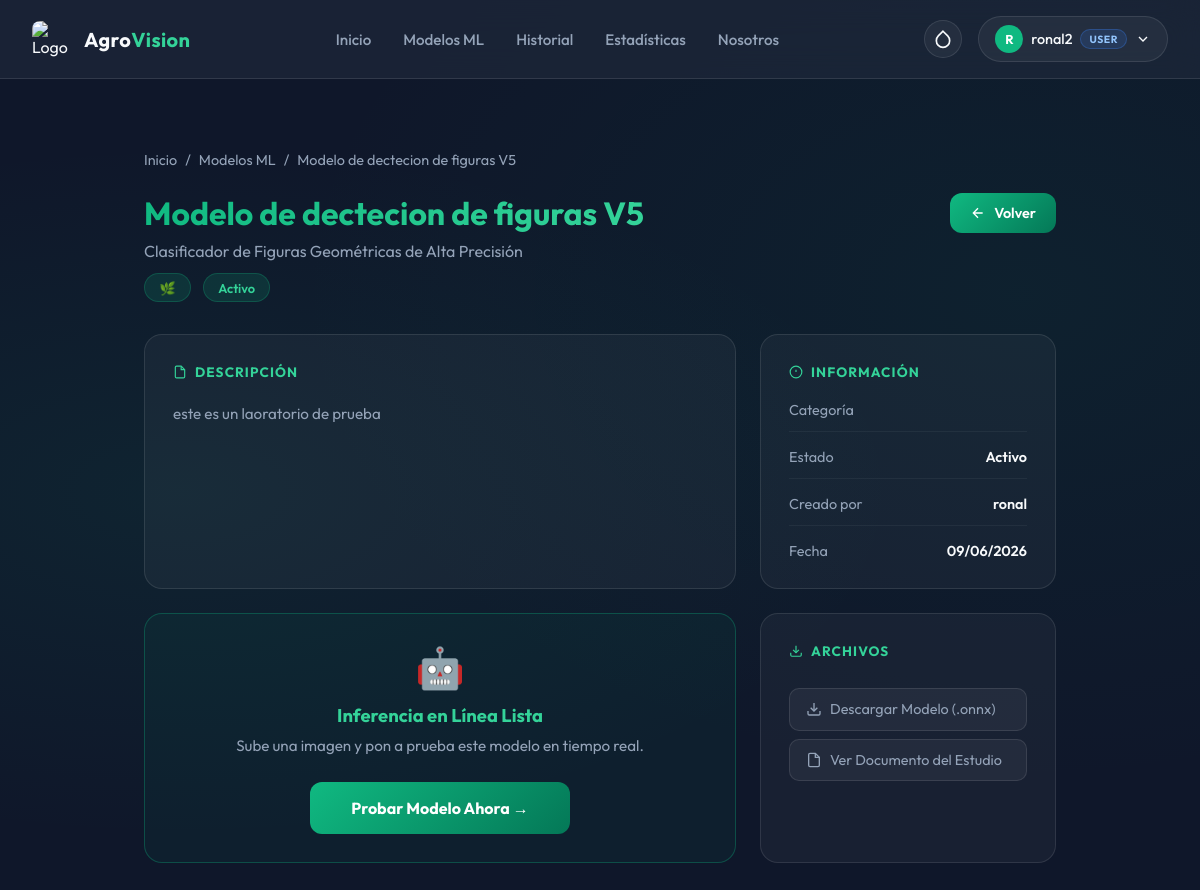
Screenshot of /modelos/19/ (signed in) with the database file from the repository.
### app/models.py (models this page shows, shortened)
class ModeloML(models.Model):
    ESTADO_CHOICES = [
        ('activo', 'Activo'),
        ('inactivo', 'Inactivo'),
        ('entrenamiento', 'En Entrenamiento'),
    ]
    nombre = models.CharField(max_length=255)
    nombre_estudio = models.CharField(max_length=255, verbose_name='Nombre del Estudio')
    descripcion = models.TextField()
    categoria = models.CharField(max_length=100)
    estado = models.CharField(max_length=20, choices=ESTADO_CHOICES, default='activo')
    archivo_modelo = models.FileField(
        upload_to='modelos_ml/',
        verbose_name='Archivo del Modelo (.onnx)',
        help_text='Sube el archivo de tu modelo entrenado (formato aceptado: .onnx)'
    )
    documento_estudio = models.FileField(
        upload_to='estudios_pdf/',
        verbose_name='Documento del Estudio (PDF)',
        blank=True,
        null=True,
        help_text='Documento PDF con la investigación o estudio relacionado'
    )
    precision = models.DecimalField(
        max_digits=5,
        decimal_places=2,
        blank=True,
        null=True,
        verbose_name='Precisión (%)',
        help_text='Precisión del modelo en porcentaje (ej: 95.87)'
    )
    img_width = models.IntegerField(
        default=28,
        verbose_name='Ancho de Entrada (px)',
        help_text='Ancho esperado de la imagen por el modelo ONNX (ej: 28, 224).'
    )
    img_height = models.IntegerField(
        default=28,
        verbose_name='Alto de Entrada (px)',
        help_text='Alto esperado de la imagen por el modelo ONNX (ej: 28, 224).'
    )
    es_rgb = models.BooleanField(
        default=False,
        verbose_name='¿Es RGB (A color)?',
        help_text='Marca esta opción si el modelo fue entrenado con imágenes a color. Déjalo vacío si es en escala de grises.'
    )
    invertir_colores = models.BooleanField(
        default=False,
        verbose_name='¿Invertir Colores?',
        help_text='Ideal para modelos como MNIST que esperan trazos blancos sobre fondo negro.'
    )
    nombres_clases = models.TextField(
        blank=True,
        null=True,
        verbose_name='Nombres de las Clases',
        help_text='Nombres separados por comas. Ej: "Manzana Sana,Manzana Enferma". Convierte el resultado numérico en texto legible.'
    )
    usuario = models.ForeignKey(User, on_delete=models.CASCADE, related_name='modelos_ml')
    fecha_creacion = models.DateTimeField(auto_now_add=True)
    fecha_actualizacion = models.DateTimeField(auto_now=True)
    class Meta:
        ordering = ['-fecha_creacion']
        verbose_name = 'Modelo ML'
        verbose_name_plural = 'Modelos ML'

### app/views.py (the view)
# urls.py: path('modelos/<int:pk>/', views.modelo_detalle, name='modelo_detalle'),
@login_required(login_url='index')
def modelo_detalle(request, pk):
    from app.models import ModeloML
    modelo = get_object_or_404(ModeloML, pk=pk)
    return render(request, 'modelo_detalle.html', {
        'modelo': modelo,
        'es_admin': es_admin(request.user),
    })

### app/models.py (called while the page is built)
    def es_admin(self):
        return self.rol == 'admin' or self.user.is_superuser

### app/views.py (called while the page is built)
def es_admin(user):
    try:
        return user.profile.es_admin()
    except Exception:
        return user.is_superuser

### app/templates/modelo_detalle.html (shortened to what this page needs)
{% extends "base.html" %}
{% block content %}
<div class="detalle-container">
    <div class="breadcrumb">
        <a href="{% url 'dashboard' %}">Inicio</a>
        <span>/</span>
        <a href="{% url 'modelos_lista' %}">Modelos ML</a>
        <span>/</span>
        <span>{{ modelo.nombre }}</span>
    </div>
    <div class="detalle-header">
        <div class="detalle-title">
            <h1><span>{{ modelo.nombre }}</span></h1>
            <p>{{ modelo.nombre_estudio }}</p>
            <div class="badge-row">
                <span class="badge badge-cat">🌿 {{ modelo.get_categoria_display }}</span>
                <span class="badge badge-{{ modelo.estado }}">{{ modelo.get_estado_display }}</span>
            </div>
        </div>
        <div class="header-actions">
            <a href="{% url 'modelos_lista' %}" class="btn-volver">
                <svg width="16" height="16" viewBox="0 0 24 24" fill="none" stroke="currentColor" stroke-width="2"><path d="M19 12H5M12 19l-7-7 7-7"/></svg>
                Volver
            </a>
        </div>
    </div>
    <div class="detalle-grid">
        <div class="glass-card">
            <h3>
                <svg width="14" height="14" viewBox="0 0 24 24" fill="none" stroke="currentColor" stroke-width="2"><path d="M14 2H6a2 2 0 0 0-2 2v16a2 2 0 0 0 2 2h12a2 2 0 0 0 2-2V8z"/><polyline points="14 2 14 8 20 8"/></svg>
                Descripción
            </h3>
            <p class="descripcion">{{ modelo.descripcion }}</p>
        </div>
        <div class="glass-card">
            <h3>
                <svg width="14" height="14" viewBox="0 0 24 24" fill="none" stroke="currentColor" stroke-width="2"><circle cx="12" cy="12" r="10"/><line x1="12" y1="8" x2="12" y2="12"/><line x1="12" y1="16" x2="12.01" y2="16"/></svg>
                Información
            </h3>
            <div class="meta-list">
                <div class="meta-item">
                    <span class="meta-label">Categoría</span>
                </div>
                <div class="meta-item">
                    <span class="meta-label">Estado</span>
                    <span class="meta-value">{{ modelo.get_estado_display }}</span>
                </div>
                <div class="meta-item">
                    <span class="meta-label">Creado por</span>
                    <span class="meta-value">{{ modelo.usuario.get_full_name|default:modelo.usuario.username }}</span>
                </div>
                <div class="meta-item">
                    <span class="meta-label">Fecha</span>
                    <span class="meta-value">{{ modelo.fecha_creacion|date:"d/m/Y" }}</span>
                </div>
            </div>
        </div>
        {% if modelo.estado != 'inactivo' %}
        <div class="glass-card" style="border-color: rgba(16,185,129,0.3); background: rgba(16,185,129,0.05); justify-content: center; align-items: center; text-align: center;">
            <div style="font-size: 2.5rem; margin-bottom: 0.75rem;">🤖</div>
            <strong style="color: var(--theme-text-hl); font-size: 1.15rem; display: block; margin-bottom: 0.5rem;">Inferencia en Línea Lista</strong>
            <p style="color: var(--text-muted); font-size: 0.95rem; line-height: 1.5; margin-bottom: 1.5rem;">
                Sube una imagen y pon a prueba este modelo en tiempo real.
            </p>
            <a href="{% url 'modelo_ejecutar' modelo.pk %}" class="btn-ejecutar" style="max-width: 260px; margin: 0 auto;">
                Probar Modelo Ahora →
            </a>
        </div>
        {% endif %}
        <div class="glass-card">
            <h3>
                <svg width="14" height="14" viewBox="0 0 24 24" fill="none" stroke="currentColor" stroke-width="2"><path d="M21 15v4a2 2 0 0 1-2 2H5a2 2 0 0 1-2-2v-4"/><polyline points="7 10 12 15 17 10"/><line x1="12" y1="15" x2="12" y2="3"/></svg>
                Archivos
            </h3>
            {% if modelo.archivo_modelo %}
            <a href="{{ modelo.archivo_modelo.url }}" class="btn-descargar" download>
                <svg width="16" height="16" viewBox="0 0 24 24" fill="none" stroke="currentColor" stroke-width="2"><path d="M21 15v4a2 2 0 0 1-2 2H5a2 2 0 0 1-2-2v-4"/><polyline points="7 10 12 15 17 10"/><line x1="12" y1="15" x2="12" y2="3"/></svg>
                Descargar Modelo (.onnx)
            </a>
            {% endif %}
            {% if modelo.documento_estudio %}
            <a href="{{ modelo.documento_estudio.url }}" class="btn-descargar" target="_blank">
                <svg width="16" height="16" viewBox="0 0 24 24" fill="none" stroke="currentColor" stroke-width="2"><path d="M14 2H6a2 2 0 0 0-2 2v16a2 2 0 0 0 2 2h12a2 2 0 0 0 2-2V8z"/><polyline points="14 2 14 8 20 8"/></svg>
                Ver Documento del Estudio
            </a>
            {% else %}
            <p style="color: var(--text-muted); font-size: 0.85rem; margin-top: 0.5rem;">No se adjuntó documento de estudio.</p>
            {% endif %}
        </div>
    </div>
</div>
{% endblock %}

### app/templates/base.html (shortened to what this page needs)
<!DOCTYPE html>
<html lang="es">
<head>
</head>
<body x-data="{
    mobileMenuOpen: false,
    theme: localStorage.getItem('theme') || 'green',
    toggleTheme() {
        this.theme = this.theme === 'green' ? 'indigo' : 'green';
        localStorage.setItem('theme', this.theme);
        document.documentElement.setAttribute('data-theme', this.theme);
    }
}" x-init="document.documentElement.setAttribute('data-theme', theme)">
    <nav class="navbar">
        <div class="nav-container">
            <a href="{% url 'dashboard' %}" class="nav-brand">
                {% load static %}
                <img src="{% static 'img/agrovisio_logo.png' %}" alt="Logo ISER"
                    style="width:36px; height:36px; border-radius:8px; object-fit:cover;">
                <div class="brand-text">Agro<span>Vision</span></div>
            </a>
            <div class="nav-links">
                <a href="{% url 'dashboard' %}"
                    class="nav-link {% if request.resolver_match.url_name == 'dashboard' %}active{% endif %}">Inicio</a>
                <a href="{% url 'modelos_lista' %}"
                    class="nav-link {% if 'modelos' in request.resolver_match.url_name %}active{% endif %}">Modelos
                    ML</a>
                <a href="{% url 'historial_lista' %}"
                    class="nav-link {% if 'historial' in request.resolver_match.url_name %}active{% endif %}">Historial</a>
                <a href="{% url 'estadisticas' %}"
                    class="nav-link {% if request.resolver_match.url_name == 'estadisticas' %}active{% endif %}">Estadísticas</a>
                <a href="{% url 'nosotros' %}"
                    class="nav-link {% if request.resolver_match.url_name == 'nosotros' %}active{% endif %}">Nosotros</a>
            </div>
            <div style="display: flex; gap: 1rem; align-items: center;">
                <button @click="toggleTheme()" class="user-btn" title="Alternar Tema"
                    style="padding: 0.5rem; border-radius: 50%;">
                    <svg x-show="theme === 'green'" width="20" height="20" viewBox="0 0 24 24" fill="none"
                        stroke="currentColor" stroke-width="2">
                        <path d="M12 2.69l5.66 5.66a8 8 0 1 1-11.31 0z" />
                    </svg>
                </button>
                <div class="user-menu-container" x-data="{ open: false }">
                    <button @click="open = !open" @click.outside="open = false" class="user-btn">
                        <div class="user-avatar">
                            {{ user.first_name|default:user.username|make_list|first|upper }}
                        </div>
                        <span>{{ user.username }}</span>
                        {% if user.profile.rol == 'admin' or user.is_superuser %}
                        <span
                            style="background:rgba(245,158,11,0.2); border:1px solid rgba(245,158,11,0.4); color:#FCD34D; font-size:0.65rem; font-weight:700; padding:0.15rem 0.5rem; border-radius:999px; letter-spacing:0.05em;">ADMIN</span>
                        {% else %}
                        <span
                            style="background:rgba(59,130,246,0.15); border:1px solid rgba(59,130,246,0.3); color:#93C5FD; font-size:0.65rem; font-weight:700; padding:0.15rem 0.5rem; border-radius:999px; letter-spacing:0.05em;">USER</span>
                        {% endif %}
                        <svg width="16" height="16" viewBox="0 0 24 24" fill="none" stroke="currentColor"
                            stroke-width="2">
                            <path d="m6 9 6 6 6-6" />
                        </svg>
                    </button>
                </div>
            </div>
        </div>
    </nav>
    <main class="main-container">
        {% block content %}
        {% endblock %}
    </main>
</body>
</html>

### app/templates/base.html (style rules this page uses)
:root { --primary: #10B981; --primary-hover: #059669; --secondary: #10B981; --background-dark: #0f172a; --surface: #1e293b; --surface-glass: rgba(30, 41, 59, 0.7); --glass-border: rgba(255, 255, 255, 0.1); --text-main: #F8FAFC; --text-muted: #94A3B8; --theme-grad-1: #10B981; --theme-grad-2: #047857; --theme-text-hl: #34D399; --theme-icon-bg: #10B981; }
* { margin: 0; padding: 0; box-sizing: border-box; font-family: 'Outfit', sans-serif; }
body { background-color: var(--background-dark); background-image: radial-gradient(ellipse at 15% 50%, rgba(16, 185, 129, 0.08) 0%, transparent 50%), radial-gradient(ellipse at 85% 30%, rgba(4, 120, 87, 0.1) 0%, transparent 50%); background-attachment: fixed; color: var(--text-main); min-height: 100vh; display: flex; flex-direction: column; overflow-x: hidden; }
.navbar { background: var(--surface-glass); backdrop-filter: blur(16px); -webkit-backdrop-filter: blur(16px); border-bottom: 1px solid var(--glass-border); position: sticky; top: 0; z-index: 50; padding: 1rem 2rem; transition: all 0.3s ease; }
.nav-container { max-width: 1400px; margin: 0 auto; display: flex; justify-content: space-between; align-items: center; }
.nav-brand { display: flex; align-items: center; gap: 1rem; text-decoration: none; color: var(--text-main); }
.brand-text { font-size: 1.25rem; font-weight: 700; letter-spacing: 0.02em; }
.brand-text span { color: var(--theme-text-hl); }
.nav-links { display: flex; gap: 2rem; align-items: center; }
.nav-link { text-decoration: none; color: var(--text-muted); font-weight: 500; font-size: 0.95rem; transition: color 0.2s, transform 0.2s; position: relative; }
.nav-link::after { content: ''; position: absolute; bottom: -5px; left: 0; width: 100%; height: 2px; background: linear-gradient(90deg, var(--theme-grad-1), var(--theme-grad-2)); transform: scaleX(0); transition: transform 0.3s ease; transform-origin: right; }
.user-menu-container { position: relative; }
.user-btn { background: rgba(255, 255, 255, 0.05); border: 1px solid var(--glass-border); padding: 0.5rem 1rem; border-radius: 9999px; color: var(--text-main); display: flex; align-items: center; gap: 0.5rem; cursor: pointer; transition: background 0.2s; font-size: 0.9rem; font-weight: 500; }
.user-avatar { width: 28px; height: 28px; background: var(--theme-icon-bg); border-radius: 50%; display: flex; align-items: center; justify-content: center; font-weight: bold; color: white; font-size: 0.8rem; }
.main-container { flex: 1; padding: 2rem; max-width: 1400px; margin: 0 auto; width: 100%; }

### rows the page displays
ModeloML: nombre "Modelo de dectecion de figuras V5", nombre_estudio "Clasificador de Figuras Geométricas de Alta Precisión", estado "Activo", descripcion "este es un laoratorio de prueba", usuario.get_full_name "ronal", fecha_creacion "09/06/2026"

### other values shown
{{ user.first_name|default:user.username|make_list|first|upper }} "R"
{{ user.username }} "ronal2"
